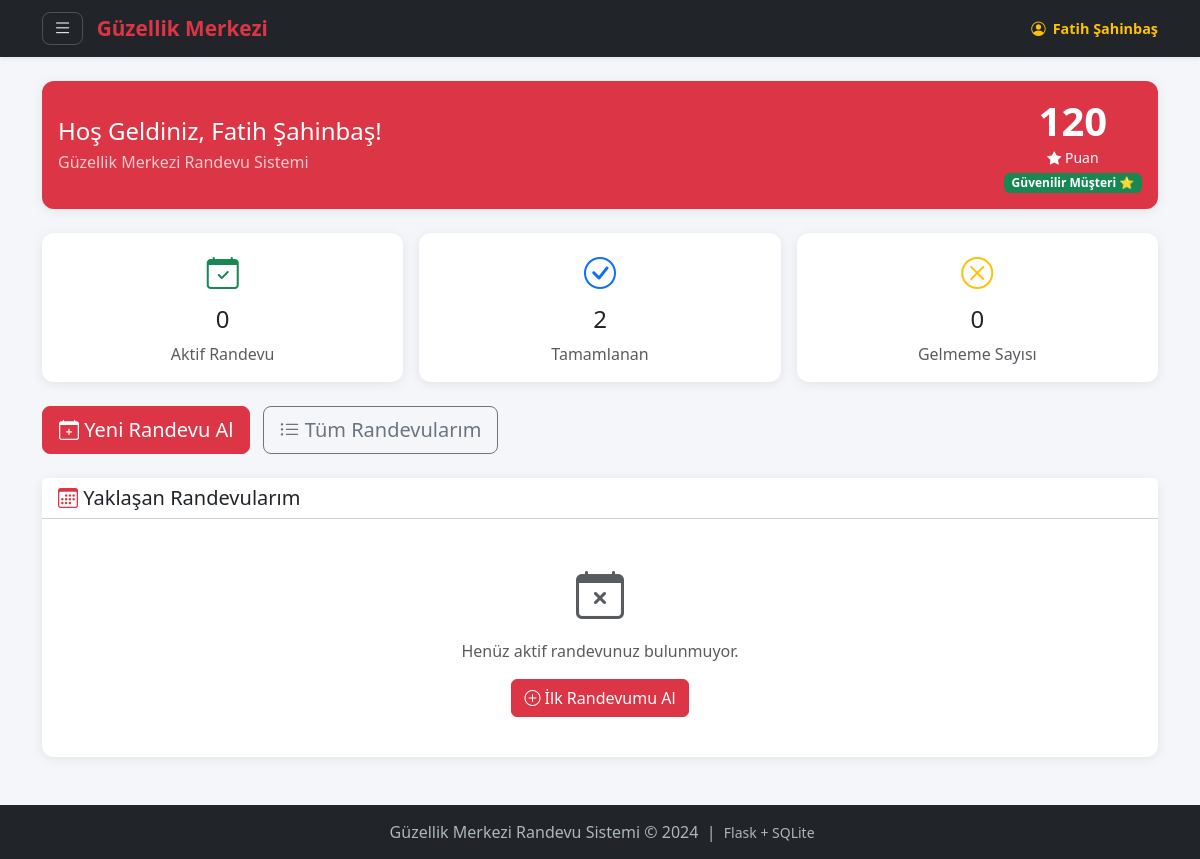
The page /musteri/panel (signed in) on the database as committed earlier.
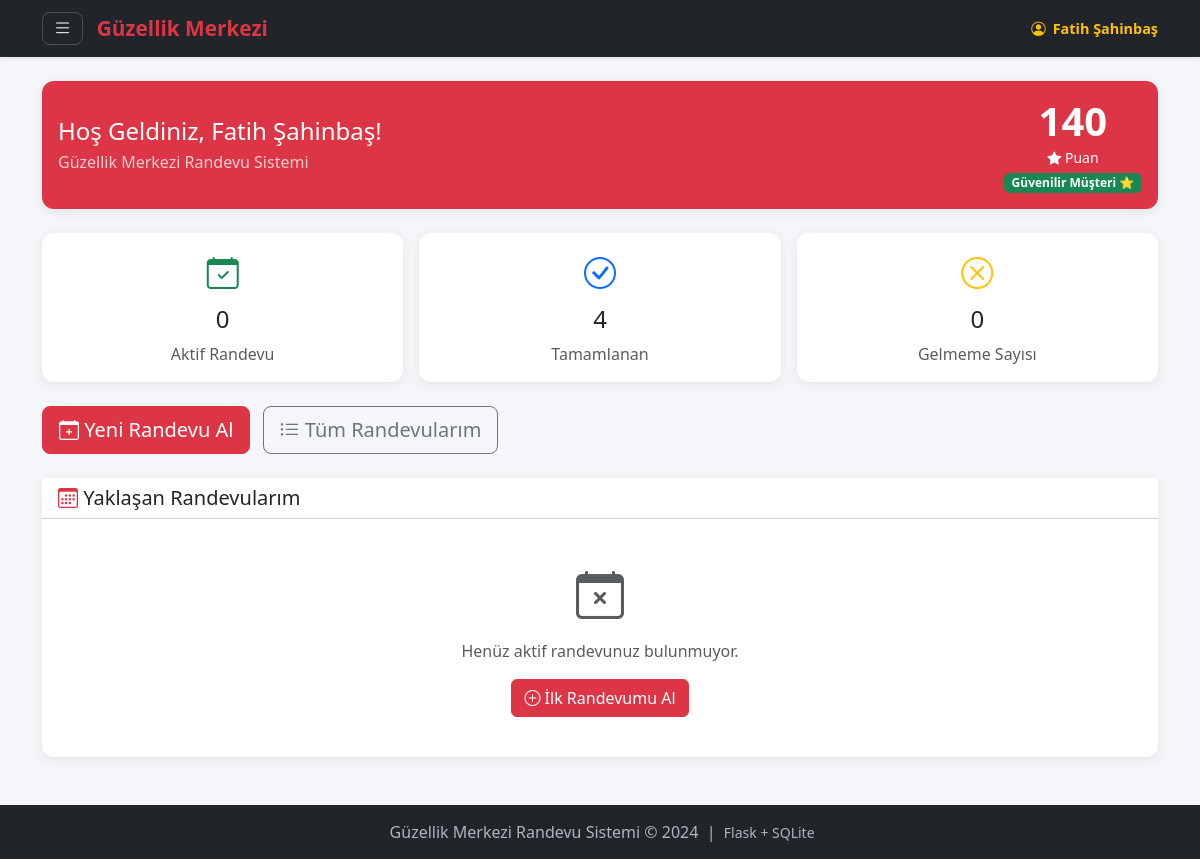
The same page on the database as committed later.
### tables this page shows
CREATE TABLE musteriler (
            id          INTEGER PRIMARY KEY AUTOINCREMENT,
            ad_soyad    TEXT    NOT NULL,          -- Müşteri adı ve soyadı
            telefon     TEXT    NOT NULL UNIQUE,   -- Benzersiz telefon numarası
            email       TEXT,                      -- E-posta (hatırlatma için)
            sifre_hash  TEXT    NOT NULL,          -- Şifre (hash'lenmiş)
            puan        INTEGER DEFAULT 100,       -- Başlangıç puanı 100
            gelmeme_sayisi INTEGER DEFAULT 0,      -- Kaç randevuya gelmedi
            kayit_tarihi TEXT DEFAULT (datetime('now')),
            aktif       INTEGER DEFAULT 1          -- 0=pasif, 1=aktif
        );

### routes/musteri_routes.py (the view)
@musteri_bp.route('/panel')
@giris_gerekli
def panel():
    db = get_db()
    musteri_id = session['kullanici_id']
    aktif_randevular = db.execute('''
        SELECT r.*, p.ad_soyad AS personel_adi
        FROM randevular r
        JOIN personeller p ON r.personel_id = p.id
        WHERE r.musteri_id = ?
          AND r.durum IN ('beklemede', 'onaylandi')
        ORDER BY r.tarih ASC, r.saat ASC
    ''', (musteri_id,)).fetchall()
    musteri = guncel_musteri()
    gecmis_sayi = db.execute(
        'SELECT COUNT(*) FROM randevular WHERE musteri_id = ? AND durum = "tamamlandi"',
        (musteri_id,)
    ).fetchone()[0]
    return render_template('musteri/panel.html',
                           aktif_randevular=aktif_randevular,
                           musteri=musteri,
                           gecmis_sayi=gecmis_sayi)

### database.py (called while the page is built)
def get_db():
    if 'db' not in g:
        g.db = sqlite3.connect(
            current_app.config['DATABASE'],
            detect_types=sqlite3.PARSE_DECLTYPES
        )
        g.db.row_factory = sqlite3.Row
    return g.db

### routes/musteri_routes.py (called while the page is built)
def giris_gerekli(f):
    from functools import wraps
    @wraps(f)
    def decorated(*args, **kwargs):
        if not musteri_mi():
            flash('Bu sayfayı görüntülemek için giriş yapmalısınız.', 'warning')
            return redirect(url_for('auth.login_page'))
        return f(*args, **kwargs)
    return decorated

### utils/auth_helper.py (called while the page is built)
def musteri_mi() -> bool:
    return session.get('kullanici_rol') == 'musteri'

def guncel_musteri():
    if not musteri_mi():
        return None
    db = get_db()
    return db.execute(
        'SELECT * FROM musteriler WHERE id = ?',
        (session['kullanici_id'],)
    ).fetchone()

### templates/musteri/panel.html (shortened to what the changed rows need)
{% extends 'base.html' %}
{% block icerik %}
<div class="row mb-4">
    <div class="col">
        <div class="card bg-danger text-white">
            <div class="card-body d-flex justify-content-between align-items-center">
                <div>
                    <h4 class="mb-1">
                        Hoş Geldiniz, {{ session.kullanici_adi }}!
                    </h4>
                    <p class="mb-0 opacity-75">Güzellik Merkezi Randevu Sistemi</p>
                </div>
                <div class="text-center">
                    <div class="display-6 fw-bold">{{ musteri['puan'] }}</div>
                    <small><i class="bi bi-star-fill"></i> Puan</small>
                    <br>
                    {% if musteri['puan'] >= 80 %}
                        <span class="badge bg-success">Güvenilir Müşteri ⭐</span>
                    {% elif musteri['puan'] >= 50 %}
                        <span class="badge bg-warning text-dark">Ortalama</span>
                    {% else %}
                        <span class="badge bg-light text-danger">Düşük Puan</span>
                    {% endif %}
                </div>
            </div>
        </div>
    </div>
</div>
<div class="row g-3 mb-4">
    <div class="col-md-4">
        <div class="card text-center h-100">
            <div class="card-body">
                <i class="bi bi-check-circle text-primary" style="font-size: 2rem;"></i>
                <h4 class="mt-2">{{ gecmis_sayi }}</h4>
                <p class="text-muted mb-0">Tamamlanan</p>
            </div>
        </div>
    </div>
    <div class="col-md-4">
        <div class="card text-center h-100">
            <div class="card-body">
                <i class="bi bi-x-circle text-warning" style="font-size: 2rem;"></i>
                <h4 class="mt-2">{{ musteri['gelmeme_sayisi'] }}</h4>
                <p class="text-muted mb-0">Gelmeme Sayısı</p>
            </div>
        </div>
    </div>
</div>
{% endblock %}

### templates/base.html (shortened to what this page needs)
<!doctype html>
<html lang="tr">
  <head>
    <link href="{{ url_for('static', filename='css/bootstrap.min.css') }}" rel="stylesheet"/>
    <link href="{{ url_for('static', filename='css/bootstrap-icons.css') }}" rel="stylesheet"/>
  </head>
  <body>
    <nav class="navbar navbar-dark bg-dark shadow-sm">
      <div class="container">
        <div class="d-flex align-items-center gap-2">
          {% if session.kullanici_id %}
          <button
            class="btn-menu"
            type="button"
            data-bs-toggle="offcanvas"
            data-bs-target="#sidebarMenu"
            aria-controls="sidebarMenu"
            aria-label="Menüyü aç"
          >
            <i class="bi bi-list"></i>
          </button>
          {% endif %}
          <a class="navbar-brand mb-0" href="/">
            Güzellik Merkezi
          </a>
        </div>
        {% if session.kullanici_id %}
        <div class="user-label">
          <i class="bi bi-person-circle"></i>
          {{ session.kullanici_adi }}
        </div>
        {% endif %}
      </div>
    </nav>
    <main class="container mt-4 mb-5">
      {% block icerik %}{% endblock %}
    </main>
    <footer class="text-center">
      <div class="container">
        <p class="mb-0">
          Güzellik Merkezi Randevu Sistemi &copy; 2024 &nbsp;|&nbsp;
          <small>Flask + SQLite</small>
        </p>
      </div>
    </footer>
  </body>
</html>

Rows that differ between the two databases and show on the page:
changed musteriler "Fatih Şahinbaş": puan "120" → "140"
Other text that changed with them:
{{ gecmis_sayi }}: "2" → "4"
